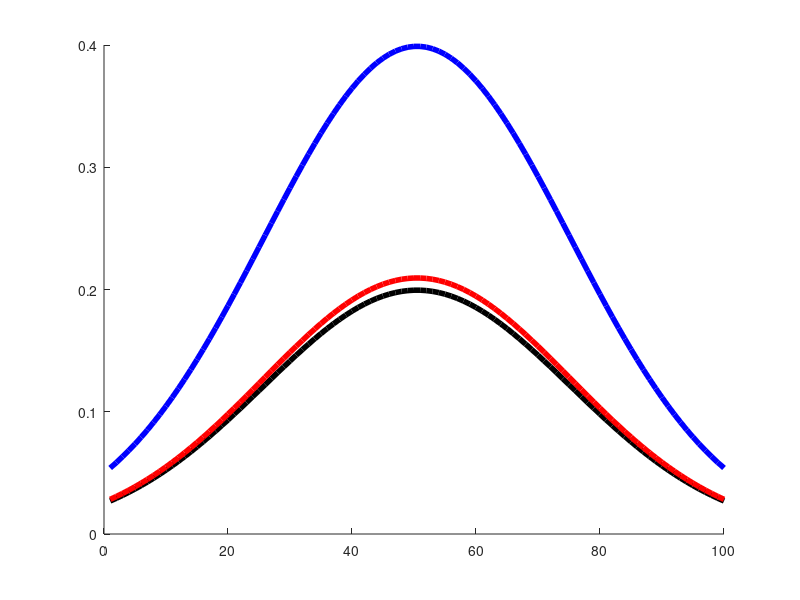

Here is the MATLAB script that generated this plot:

values = linspace(1,9,100);
curve = normpdf(values,5,2);

for i = 1:length(curve)
    temp = zeros(1,10);
    for j = 1:length(temp)
        temp(j) = curve(i);
    end
    n4r(i) = mean(temp);
    n4e(i) = std(temp);
    
    temp = zeros(1,10);
    for j = 1:length(temp)
        temp(j) = curve(i)*2;
    end
    n5r(i) = mean(temp);
    n5e(i) = std(temp);
    
    temp = zeros(1,10);
    for j = 1:length(temp)
        temp(j) = curve(i)*1.05;
    end
    n6r(i) = mean(temp);
    n6e(i) = std(temp);
end
figure;hold on
plot(n4r,'LineWidth',4,'Color','k');
plot(n5r,'LineWidth',4,'Color','b');
plot(n6r,'LineWidth',4,'Color','r');